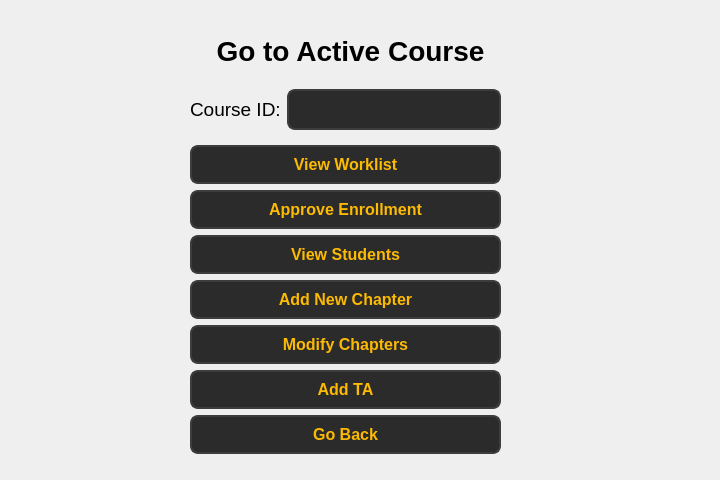
<?xml version="1.0" encoding="UTF-8"?>
<ui version="4.0">
 <class>Form</class>
 <widget class="QWidget" name="Form">
  <property name="geometry">
   <rect>
    <x>0</x>
    <y>0</y>
    <width>720</width>
    <height>480</height>
   </rect>
  </property>
  <property name="windowTitle">
   <string>Form</string>
  </property>
  <widget class="QLabel" name="label">
   <property name="geometry">
    <rect>
     <x>190</x>
     <y>30</y>
     <width>321</width>
     <height>41</height>
    </rect>
   </property>
   <property name="font">
    <font>
     <pointsize>21</pointsize>
     <bold>true</bold>
    </font>
   </property>
   <property name="text">
    <string>Go to Active Course</string>
   </property>
   <property name="alignment">
    <set>Qt::AlignmentFlag::AlignCenter</set>
   </property>
  </widget>
  <widget class="QWidget" name="">
   <property name="geometry">
    <rect>
     <x>190</x>
     <y>80</y>
     <width>311</width>
     <height>385</height>
    </rect>
   </property>
   <layout class="QVBoxLayout" name="verticalLayout_2">
    <item>
     <layout class="QHBoxLayout" name="horizontalLayout">
      <item>
       <widget class="QLabel" name="label_4">
        <property name="font">
         <font>
          <pointsize>14</pointsize>
         </font>
        </property>
        <property name="text">
         <string>Course ID:</string>
        </property>
       </widget>
      </item>
      <item>
       <widget class="QLineEdit" name="lineEdit_3">
        <property name="styleSheet">
         <string notr="true">QLineEdit {
        background-color: #2b2b2b;  /* Dark background */
        color: #fcba03;  /* Text color */
        border: 2px solid #3d3d3d;  /* Border color */
        border-radius: 8px;  /* Rounded corners */
        padding: 8px;  /* Padding inside the input field */
        font-size: 16px;  /* Font size */
        font-weight: bold;  /* Bold font */
    }

    QLineEdit:hover {
        background-color: #3d3d3d;  /* Background when hovered */
        border: 2px solid #fcba03;  /* Border color when hovered */
    }

    QLineEdit:focus {
        background-color: #1a1a1a;  /* Background when focused */
        border: 2px solid #fcba03;  /* Border color when focused */
        color: #ffffff;  /* Text color when focused */
    }</string>
        </property>
       </widget>
      </item>
     </layout>
    </item>
    <item>
     <layout class="QVBoxLayout" name="verticalLayout">
      <item>
       <widget class="QPushButton" name="pushButton">
        <property name="styleSheet">
         <string notr="true">QPushButton {
        background-color: #2b2b2b;  
        color: #fcba03;              
        border: 2px solid #3d3d3d;      
        border-radius: 8px;          
        padding: 8px 16px;            
        font-size: 16px;            
        font-weight: bold;
    
    }

    QPushButton:hover {
        background-color: #fcba03;
		 color: #000000;
        border: 2px solid #5a5a5a;    
    }

    QPushButton:pressed {
        background-color: #1a1a1a;      
        border: 2px solid #2b2b2b;      
    }</string>
        </property>
        <property name="text">
         <string>View Worklist</string>
        </property>
       </widget>
      </item>
      <item>
       <widget class="QPushButton" name="pushButton_2">
        <property name="styleSheet">
         <string notr="true">QPushButton {
        background-color: #2b2b2b;  
        color: #fcba03;              
        border: 2px solid #3d3d3d;      
        border-radius: 8px;          
        padding: 8px 16px;            
        font-size: 16px;            
        font-weight: bold;
    
    }

    QPushButton:hover {
        background-color: #fcba03;
		 color: #000000;
        border: 2px solid #5a5a5a;    
    }

    QPushButton:pressed {
        background-color: #1a1a1a;      
        border: 2px solid #2b2b2b;      
    }</string>
        </property>
        <property name="text">
         <string>Approve Enrollment</string>
        </property>
       </widget>
      </item>
      <item>
       <widget class="QPushButton" name="pushButton_3">
        <property name="styleSheet">
         <string notr="true">QPushButton {
        background-color: #2b2b2b;  
        color: #fcba03;              
        border: 2px solid #3d3d3d;      
        border-radius: 8px;          
        padding: 8px 16px;            
        font-size: 16px;            
        font-weight: bold;
    
    }

    QPushButton:hover {
        background-color: #fcba03;
		 color: #000000;
        border: 2px solid #5a5a5a;    
    }

    QPushButton:pressed {
        background-color: #1a1a1a;      
        border: 2px solid #2b2b2b;      
    }</string>
        </property>
        <property name="text">
         <string>View Students</string>
        </property>
       </widget>
      </item>
      <item>
       <widget class="QPushButton" name="pushButton_4">
        <property name="styleSheet">
         <string notr="true">QPushButton {
        background-color: #2b2b2b;  
        color: #fcba03;              
        border: 2px solid #3d3d3d;      
        border-radius: 8px;          
        padding: 8px 16px;            
        font-size: 16px;            
        font-weight: bold;
    
    }

    QPushButton:hover {
        background-color: #fcba03;
		 color: #000000;
        border: 2px solid #5a5a5a;    
    }

    QPushButton:pressed {
        background-color: #1a1a1a;      
        border: 2px solid #2b2b2b;      
    }</string>
        </property>
        <property name="text">
         <string>Add New Chapter</string>
        </property>
       </widget>
      </item>
      <item>
       <widget class="QPushButton" name="pushButton_6">
        <property name="styleSheet">
         <string notr="true">QPushButton {
        background-color: #2b2b2b;  
        color: #fcba03;              
        border: 2px solid #3d3d3d;      
        border-radius: 8px;          
        padding: 8px 16px;            
        font-size: 16px;            
        font-weight: bold;
    
    }

    QPushButton:hover {
        background-color: #fcba03;
		 color: #000000;
        border: 2px solid #5a5a5a;    
    }

    QPushButton:pressed {
        background-color: #1a1a1a;      
        border: 2px solid #2b2b2b;      
    }</string>
        </property>
        <property name="text">
         <string>Modify Chapters</string>
        </property>
       </widget>
      </item>
      <item>
       <widget class="QPushButton" name="pushButton_5">
        <property name="styleSheet">
         <string notr="true">QPushButton {
        background-color: #2b2b2b;  
        color: #fcba03;              
        border: 2px solid #3d3d3d;      
        border-radius: 8px;          
        padding: 8px 16px;            
        font-size: 16px;            
        font-weight: bold;
    
    }

    QPushButton:hover {
        background-color: #fcba03;
		 color: #000000;
        border: 2px solid #5a5a5a;    
    }

    QPushButton:pressed {
        background-color: #1a1a1a;      
        border: 2px solid #2b2b2b;      
    }</string>
        </property>
        <property name="text">
         <string>Add TA</string>
        </property>
       </widget>
      </item>
      <item>
       <widget class="QPushButton" name="pushButton_back">
        <property name="styleSheet">
         <string notr="true">QPushButton {
        background-color: #2b2b2b;  
        color: #fcba03;              
        border: 2px solid #3d3d3d;      
        border-radius: 8px;          
        padding: 8px 16px;            
        font-size: 16px;            
        font-weight: bold;
    
    }

    QPushButton:hover {
        background-color: #fcba03;
		 color: #000000;
        border: 2px solid #5a5a5a;    
    }

    QPushButton:pressed {
        background-color: #1a1a1a;      
        border: 2px solid #2b2b2b;      
    }</string>
        </property>
        <property name="text">
         <string>Go Back</string>
        </property>
       </widget>
      </item>
     </layout>
    </item>
   </layout>
  </widget>
 </widget>
 <resources/>
 <connections/>
</ui>
